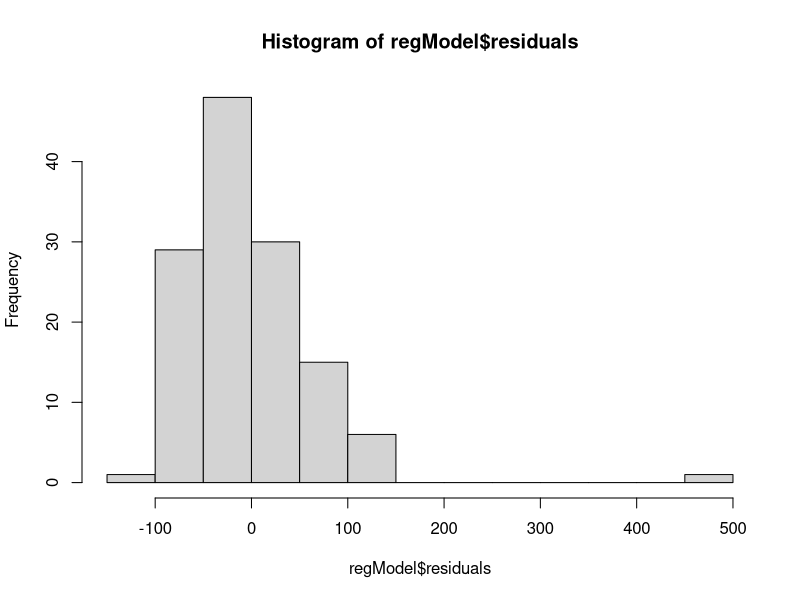
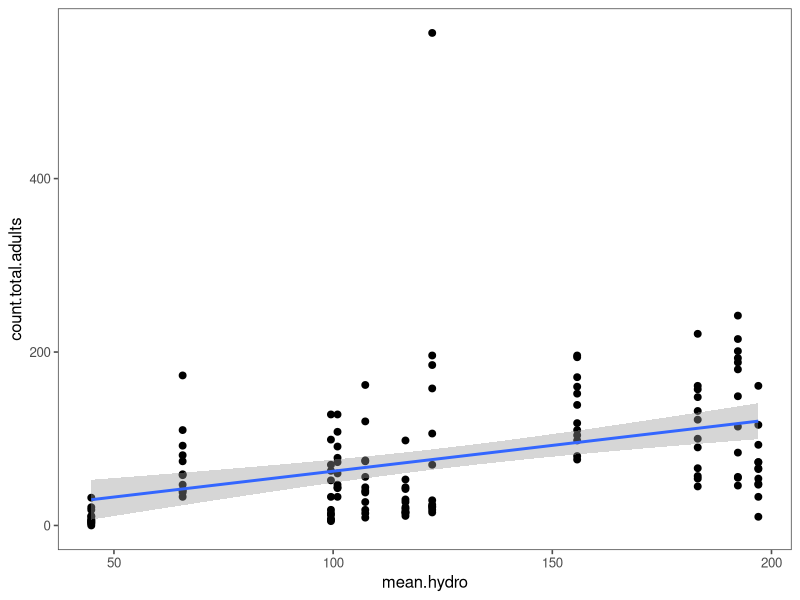

Generate these figures, in order, with R: (Note: this script raises an error after producing the figures.)
##### Simple data analysis and more complex control structures
##### 30 january 2023
##### PPW

dryadData <- read.table(file = "data/veysey-babbitt_data_amphibians.csv", header = TRUE, sep = ",")

## set up libraries
library(tidyverse)
library(ggthemes)

### Analyses 
### Experimental design
### independent/explanatory variable (x-axis) vs dependent/response variable (y-axis)
### continuous variables (range of numbers: height, weight, temp) vs discrete/categorical variables (categories: species, treatment groups, site)

## both continuous: linear regression [scatter plot]
## both categorical: chi-squared (count data) [table, mosaic plot]
## x=cat, y=cont: t-test (2-groups) or ANOVA (2+) [bar graphs, box plots]
## x=cont, y=cat: logistic regression [regression curve/plot?]

glimpse(dryadData)

### basic linear regression analysis (2 continuous variables)
## is there a relationship between the mean pool hydroperiod and the number of breeding frogs caught?
## y ~ x 
regModel <- lm(count.total.adults ~ mean.hydro, data=dryadData)

print(regModel)
summary(regModel) #estimate=slope, below is it the p-value
hist(regModel$residuals) #visualizes 
summary(regModel)$"r.squared" # returns just r.squared
summary(regModel)[["r.squared"]] # does the same thing

View(summary(regModel)) # has to be capital V, rmarkdown doesn't like so don't leave

regPlot <- ggplot(data=dryadData, aes(x=mean.hydro, y=count.total.adults)) +
  geom_point(size=2) +
  stat_smooth(method="lm", se=0.99)

regPlot + theme_few()

### basic ANOVA
### was there a statistically significant difference in the number of adults among wetlands?
ANOmodel <- aov(count.total.adults ~ factor(wetland), data=dryadData) # factor() made wetland categorical
summary(ANOmodel)

dryadData %>%
  group_by(factor(wetland)) %>%
  summarize(avgHydro = mean(count.total.adults, na.rm = T), N = n())

### boxplot
dryadData$wetland <- factor(dryadData$wetland)
class(dryadData$wetland)

ANOplot2 <- ggplot(data=dryadData, mapping=aes(x=wetland, y=count.total.adults, fill= species)) +
  geom_boxplot() +
  scale_fill_grey()
ANOplot
ANOplot2
##ggsave(file="SpeciesBoxplots.pdf", plot = ANOplot2, device = "pdf") #saves image as file


### Logistic Regression
## data frame
# gamma probabilities are best for continuous variables that are always positive and have a skewed distribution 
xVar <- sort(rgamma(n=200, shape = 5, scale = 5))
yVar <- sample(rep(c(1,0), each = 100), prob = seq_len(200))
logRegData <- data.frame(xVar, yVar)

### Logistic regression analysis
logRegModel <- glm(yVar ~ xVar, 
                   data = logRegData,
                   family = binomial(link = logit))
summary(logRegModel)

logRegPlot <- ggplot(data=logRegData,
                     aes(x=xVar, y=yVar)) +
  geom_point() +
  stat_smooth(method="glm", method.args = list(family=binomial))
logRegPlot


### Contingency table (chi-squared) Analysis
### Are there differences in counts of males and females between species?

countData <- dryadData %>%
  group_by(species) %>%
  summarize(Males = sum(No.males, na.rm = T), Females = sum(No.females, na.rm = T)) %>%
  select(-species) %>%
  as.matrix()
countData

row.names(countData) = c("SS", "WF")

## chi-squared
testResults <- chisq.test(countData)
testResults$residuals #tells you value compared to expected 


#### mosaic plot (base R)
mosaicplot(x=countData,
           col=c("goldenrod", "grey"),
           shade = FALSE)

### bar plot 

countDataLong <- countData %>%
  as_tibble() %>%
  mutate(Species = c(rownames(countData))) %>% ##makes species a column instead of row titles
  pivot_longer(cols = Males:Females, names_to = "Sex", values_to = "Count")

### plot bar graph
ggplot(countDataLong, aes(x=Species, y=Count, fill=Sex)) +
  geom_bar(stat = "identity", position = "dodge") +
  scale_fill_manual(values = c("darkslategrey", "midnightblue"))


#########################################################
#### Control Structures

# if and ifelse statements
#### if (condition) {expression 1}

#### if (condition) {expression 1} else {expression 2}

#### if (condition 1) {expression 1} else 
#### if (condition 2) {expression 2} else
#### {expression 3}
### if any final unspecified else captures the rest of (unspecified) conditions
# else must appear on the same line as the expression

# use it for single values
z <- signif(runif(1), digits = 2)
#z > 0.5

### use {} or not
## have to run each line at a time
if (z>0.8) {cat(z, "is a large number", "\n")} else 
  if (z<0.2) {cat(z, "is a small number", "\n")} else 
  {cat(z, "is a number of typical size", "\n")
    cat("z^2 =", z^2, "\n")}

#### ifelse to fill vectors

### ifelse(condition, yes, no)

### insect population where the females lay 10.2 eggs on average, follows Poisson distribution (discrete probability distribution showing the likely number of times an event will occur). 35% parasitism where no eggs are laid. Let's make a distribution for 1000 individuals

tester <- runif(1000)
eggs <- ifelse(tester > 0.35, rpois(n=1000, lambda = 10.2), 0)
hist(eggs)

#### vector of p-values from a simulation and we want to create a vector to highlight the significant ones for plotting
pVals <- runif(1000)
z <- ifelse(pVals <= 0.025, "lowerTail", "nonSig")
z
z[pVals >= 0.975] <- "upperTail"
table(z)


###### for loops
### workhorse function for doing repetitive tasks
### universal in all computer languages
### Controversial in R 
### - often not necessary (vectorization in R exists)
### - very slow with certain operations
### - family of apply functions

### Anatomy of for loop
## for(variable in seq){ #starts for loop
  # body of for loop
  #}
# var is a counter variable that holds the current value of the loop (i, j, k)
# sequence is an integer vector that defines start/end of loop

for (i in 1:5) {
  cat("stuck in a loop", i, "\n")
  cat(3+2, "\n")
  cat(3+i, "\n")
}

print(i) #equals 5 because thats the end of the loop 

### use a counter variable that maps to the position of each element 
my_dogs <- c("chow", "akita", "malamute", "husky", "samoyed")
for (i in 1:length(my_dogs)) {
  cat("i=", i, "my_dogs[1]=", my_dogs[i], "\n")
}

#### use double for loop

## loop over rows 
m <- matrix(round(runif(20), digits = 2), nrow = 5)

for (i in 1:nrow(m)) {
  m[i,] <- m[i,] + i
}

## loop over columns
m <- matrix(round(runif(20), digits = 2), nrow = 5)

for (j in 1:col(m)) {
  m[,j] <- m[,j] + j
}


## loop over rows and columns 
m <- matrix(round(runif(20), digits = 2), nrow = 5)

for (i in 1:nrow(m)) {
  for (j in 1:ncol(m)) {
    m[i,j] <- m[i,j] + i + j
  }
}






